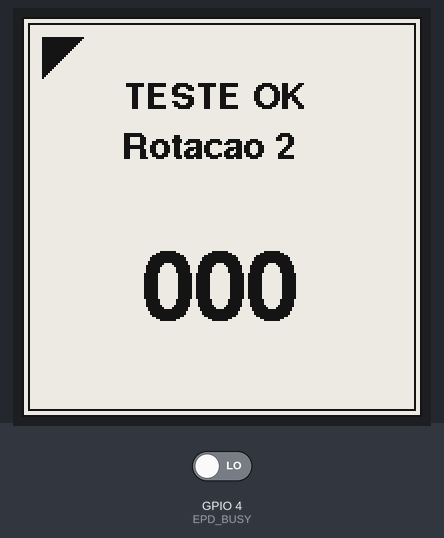
Simulated run of this sketch. Board: ESP32. Parts: 200×200 one-colour display. Inputs (shaded band) come from the test bench; at power-on: GPIO 4 (EPD_BUSY) LOW. What the sketch prints to the serial monitor is not drawn.

Above: at 4.3 s.
At 9.8 s:
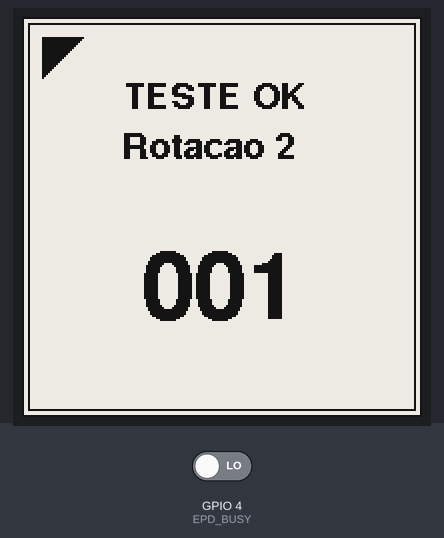
At 15.3 s:
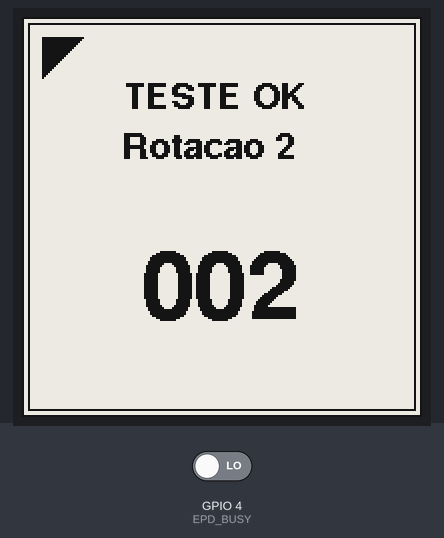
At 20.8 s:
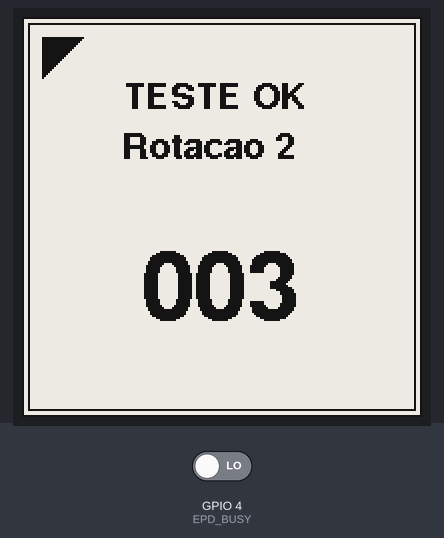
At 26.3 s:
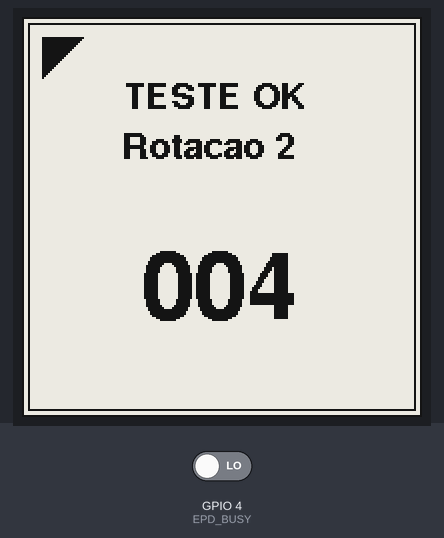
At 37.3 s:
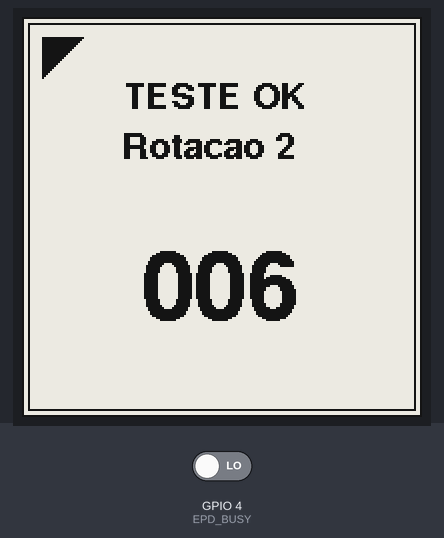

The sketch:

teste_display.ino
```cpp
/*
  Teste mínimo do display WeAct 1.54" (sem Wi-Fi, sem clima)
  Serve para separar problema de fiação de problema de código.

  Esperado:
    1. Tela pisca e mostra moldura, "TESTE OK", a rotação e um contador.
    2. A cada 5 s o contador sobe (atualização parcial, sem piscar).
    3. Monitor Serial (115200) mostra cada passo e o estado do pino BUSY.
*/

#include <SPI.h>
#include <GxEPD2_BW.h>
#include <Fonts/FreeSansBold9pt7b.h>
#include <Fonts/FreeSansBold24pt7b.h>

// Mesmos pinos do relógio
#define EPD_BUSY 4
#define EPD_RST  5
#define EPD_DC   6
#define EPD_CS   7
#define EPD_SCK  15   // pino "SCL" do display
#define EPD_MOSI 16   // pino "SDA" do display

#define ROTACAO 2     // 2 = 180°, igual ao relógio

GxEPD2_BW<GxEPD2_154_D67, GxEPD2_154_D67::HEIGHT> display(
    GxEPD2_154_D67(EPD_CS, EPD_DC, EPD_RST, EPD_BUSY));

int contador = 0;

void desenha(bool completa) {
  if (completa) display.setFullWindow();
  else          display.setPartialWindow(0, 0, display.width(), display.height());

  uint32_t t0 = millis();
  display.firstPage();
  do {
    display.fillScreen(GxEPD_WHITE);
    display.drawRect(0, 0, 200, 200, GxEPD_BLACK);
    display.drawRect(3, 3, 194, 194, GxEPD_BLACK);
    display.fillTriangle(10, 10, 30, 10, 10, 30, GxEPD_BLACK);  // marca o canto "superior esquerdo"

    display.setFont(&FreeSansBold9pt7b);
    display.setCursor(50, 45);
    display.print("TESTE OK");
    display.setCursor(50, 70);
    display.printf("Rotacao %d", ROTACAO);

    display.setFont(&FreeSansBold24pt7b);
    display.setCursor(60, 150);
    display.printf("%03d", contador);
  } while (display.nextPage());
  display.powerOff();

  Serial.printf("Tela %s em %lu ms (BUSY=%d)\n", completa ? "completa" : "parcial",
                millis() - t0, digitalRead(EPD_BUSY));
}

void setup() {
  Serial.begin(115200);
  delay(2000);  // tempo para abrir o Monitor Serial
  Serial.println("\n== Teste do display ==");

  pinMode(EPD_BUSY, INPUT);
  Serial.printf("BUSY antes do init: %d (esperado 0 com o display parado)\n", digitalRead(EPD_BUSY));

  SPI.begin(EPD_SCK, -1, EPD_MOSI, EPD_CS);
  display.init(115200, true, 2, false);  // o "true" liga as mensagens de diagnóstico da GxEPD2
  display.setRotation(ROTACAO);
  display.setTextColor(GxEPD_BLACK);

  desenha(true);
}

void loop() {
  delay(5000);
  contador++;
  desenha(contador % 10 == 0);  // completa a cada 10, parcial nas outras
}
```

Measured:
- what the display in image 0 shows lasts 5.5 s, from 4.3 s to 9.8 s
